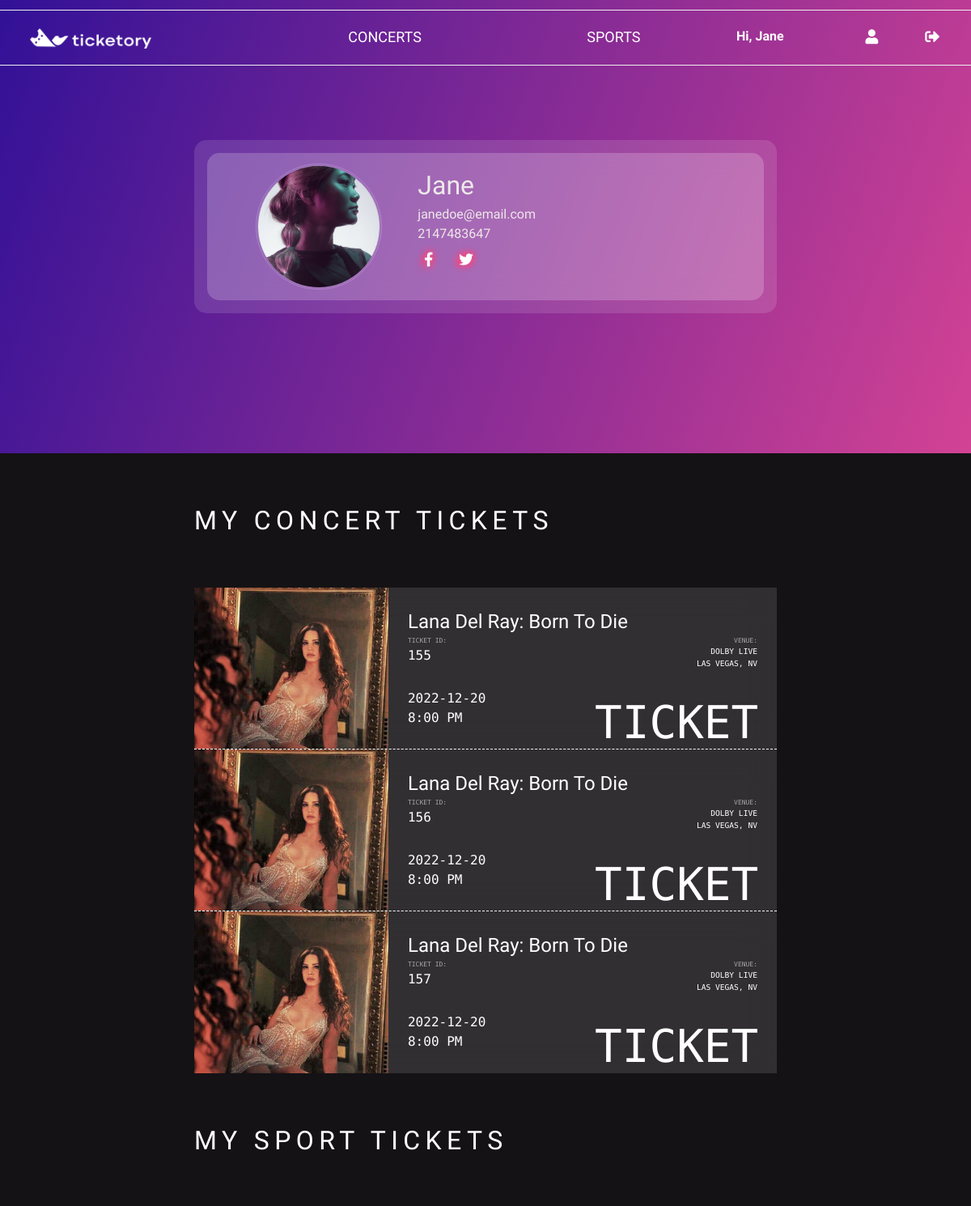
Before: /dashboard.php (signed in, upper part) with the older database file.
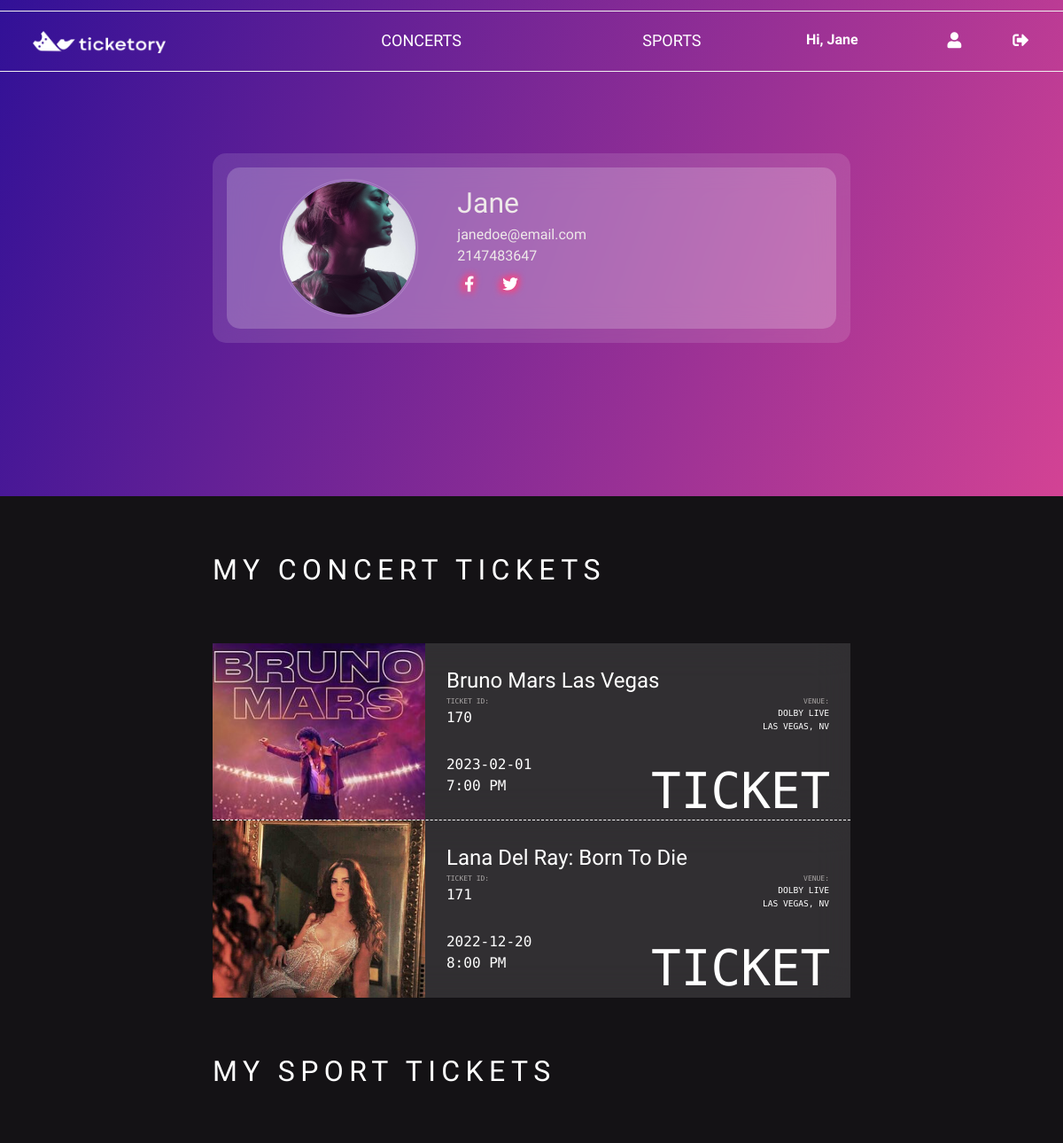
After: the same page with the newer database file.
### tables this page shows
CREATE TABLE `users` (
  `user_id` int(11) NOT NULL,
  `full_name` varchar(150) NOT NULL,
  `phone_number` varchar(10) NOT NULL,
  `email` varchar(150) NOT NULL,
  `password` varchar(150) NOT NULL
);

CREATE TABLE `tickets` (
  `ticket_id` int(11) NOT NULL,
  `ticket_holder_id` int(11) NOT NULL,
  `event_category` varchar(10) NOT NULL,
  `event_id` int(11) NOT NULL
);

CREATE TABLE `concerts` (
  `event_id` int(11) NOT NULL,
  `venue_id` int(11) NOT NULL,
  `artist_id` int(11) NOT NULL,
  `concert_name` varchar(150) NOT NULL,
  `date` date NOT NULL,
  `time` varchar(10) NOT NULL,
  `event_price` int(10) DEFAULT NULL,
  `event_capacity` int(11) DEFAULT NULL
);

CREATE TABLE `venues` (
  `venue_id` int(11) NOT NULL,
  `venue_name` varchar(150) NOT NULL,
  `location` varchar(250) NOT NULL,
  `venue_capacity` int(11) NOT NULL
);

### dashboard.php (the view, shortened to what this page needs)
<?php
    require("include/database_connect.php");
    $user_id = $_SESSION['user_id'];
    $sql1 = "SELECT * FROM users WHERE user_id = '$user_id'";
    $result1 = mysqli_query($conn, $sql1);
    $user = mysqli_fetch_assoc($result1);
    $user_profile = glob("img/user/".$user['user_id']."/*");
    $sql2 = "SELECT * FROM tickets t
            INNER JOIN concerts c
            ON t.event_id = c.event_id
            INNER JOIN venues v
            ON c.venue_id = v.venue_id
            WHERE t.ticket_holder_id = '$user_id' AND t.event_category='concerts'";
    $result2 = mysqli_query($conn, $sql2);
    $concert_tickets = mysqli_fetch_all($result2, MYSQLI_ASSOC);
?>
<!DOCTYPE html>
<html lang="en">
<head>
    <?php
        include "include/all_links.php";
    ?>
    <link href="css/dashboard.css" rel="stylesheet" type="text/css" >
</head>
<body>
    <?php
        include "include/header.php";
    ?>
    <div class="user-profile">
        <div class="row user-details">
            <div class="neo">
                <div class="col-4">
                    <div class="user-profile-pic"><img src="<?= $user_profile[0] ?>"></div>
                </div>
                <div class="col-8">
                    <div class="user-name"><?= $user['full_name'] ?></div>
                    <div class="user-email"><?= $user['email'] ?></div>
                    <div class="user-phone"><?= $user['phone_number'] ?></div>
                    <div class="social p-2"><a href="#"><i class="fab fa-facebook-f"></i></a><a href="#"><i class="fab fa-twitter"></i></a></div>
                </div>
            </div>
        </div>
    </div>
    <div class="concert-tickets container">
        <h1 class="container-title" >My Concert Tickets</h1>
        <?php
            if(count($concert_tickets) > 0)
            {
                foreach ($concert_tickets as $concert_ticket) {
                    $concert_images = glob("img/concerts/" .$concert_ticket['artist_id'] . "/*");
        ?>
                <div class="row ticket">
                    <div class="col-md-4 ticket-image">
                        <img src="<?= $concert_images[1] ?>" alt="">
                    </div>
                    <div class="col-md-8 ticket-details">
                        <div class="event-name"><?= $concert_ticket['concert_name'] ?></div>
                        <div class="row mb-4">
                            <div class="col-6">
                                <div class="ticket-id d-flex flex-column"><span class="ticket-tag">Ticket ID:</span><span><?= $concert_ticket['ticket_id'] ?></span></div>
                            </div>
                            <div class="col-6">
                                <div class="venue-details d-flex flex-column"><span class="ticket-tag">Venue:</span><span><?= $concert_ticket['venue_name'] ?></span><span><?= $concert_ticket['location'] ?></span></div>
                            </div>
                        </div>
                        <div class="row">
                            <div class="col-6">
                                <div class="event-date"><?= $concert_ticket['date'] ?></div>
                                <div class="event-time"><?= $concert_ticket['time'] ?></div>
                            </div>
                            <div class="col-6">
                                <div class="ticket-barcode">Ticket</div>
                            </div>
                        </div>
                    </div>
                </div>
        <?php
                }
            } else {
        ?>
        <div class="row no-ticket">
            <a class='butn butn__new' href="events.php?event_category=concerts">Go book some tickets.</a>
        </div>
        <?php
            }
        ?>
    </div>
    <div class="sport-tickets container">
        <h1 class="container-title" >My Sport Tickets</h1>
    </div>
</body>
</html>

### include/all_links.php
<link href="css/bootstrap.min.css" rel="stylesheet" />
<link href="https://use.fontawesome.com/releases/v5.11.2/css/all.css" rel="stylesheet" />
<link href="css/common.css" rel="stylesheet" />
<link href='https://unpkg.com/boxicons@2.1.4/css/boxicons.min.css' rel='stylesheet'>

### include/header.php
<div class="header row" >
    <div class="col-md-4">
        <a href="home.php" class="logo"><img src="img/ticketory.png" alt="ticketory" ></a>
    </div>
    <div class="col-md-4 col-lg-3">
        <a class="active" href="events.php?event_category=concerts" >Concerts</a>
    </div>
    <div class="col-md-4 col-lg-2">
        <a href="events.php?event_category=sports">Sports</a>
    </div>
    <?php
        if (!isset($_SESSION['user_id'])) {
    ?>
    <div class="col-md-4 col-lg-3 text-right">
        <a  class="" href="#" data-toggle="modal" data-target="#login-modal">
            <i class="fas fa-sign-in-alt"></i>
        </a>
    </div>
    <?php
        } else {
    ?>
    <div class="col-lg-3">
        <div class="row logged-in">
            <div class="col-sm-6">
                <p class="welcome-user">  Hi, <?= $_SESSION["full_name"] ?></p>
            </div>
            <div class="col-sm-3">
                <a  href="dashboard.php">
                    <i class="fas fa-user"></i>
                </a>
            </div>
            <div class="col-sm-3">
                <a  class="" href="logout.php">
                    <i class="fas fa-sign-out-alt"></i>
                </a>
            </div>
        </div>
    </div>
    <?php
        }
    ?>
</div>

### css/common.css (style rules this page uses)
* { box-sizing: border-box; margin: 0; padding: 0; text-decoration: none; }
body { overflow-x: hidden; margin: 0; background-color: #141215; color: white; }
.header { font-family: 'Lekton', sans-serif; margin: 12px 0 0 0; border-top: 1px solid #efefef; border-bottom: 1px solid #efefef; position: absolute; z-index: 1; background-color: transparent; padding: 20px 10px; width: 100vw; }
.header a { color: white; text-align: center; padding: 12px; text-decoration: none; text-transform: uppercase; font-size: 18px; line-height: 25px; border-radius: 4px; overflow-x: hidden; }
.header a.logo img { width: 150px; }
.header .welcome-user { color: #fff; font-weight: bold; }
.logged-in { height:26px; }
.welcome-user { font-weight: 700; }
a { color: inherit; text-decoration: none; transition: all 0.3s; }

### css/dashboard.css (style rules this page uses)
.user-profile { display: flex; align-items: center; justify-content: center; height: 70vh; width: 100vw; background: linear-gradient(109.8deg, rgb(62, 5, 116) -5.2%, rgb(41, 14, 151) -5.2%, rgb(216, 68, 148) 103.3%); }
.user-profile .row { width: 60vw; }
.user-profile-pic { width: 150px; height: 150px; border-radius: 50%; outline: 3px double #ffffff33; }
.user-profile-pic img { border-radius: 50%; background: rgba(0, 0, 0, 0.3); }
.user-details { border-radius: 15px; background-color: #ffffff20; color: rgb(238, 233, 233); backdrop-filter: blur(20px); padding: 1rem; }
.neo { width: 100%; margin: 0 auto; border-radius: 15px; background-color: #ffffff33; display: flex; flex-direction: row; justify-content: center; padding: 1rem 3rem; }
.user-name { font-size: 2rem; font-family: 'Cantata One', serif; }
.user-email, .user-phone { font-family: 'Nunito Sans', sans-serif; }
.social a { padding: 0.4rem 2rem 0 0; }
.social i { font-size: 1.1rem; color: #fff; text-shadow: 3px 3px 6px #ea4c89, -3px -3px 6px #ea4c89, -6px 3px 6px #ea4c89, 3px -3px 6px #ea4c89; }
.concert-tickets, .sport-tickets { margin-bottom: 4rem; margin-top: 4rem; }
.container-title { width: 60vw; margin: 0 auto 4rem; letter-spacing: 0.4rem; text-transform: uppercase; font-size: 2rem; font-family: 'Nunito Sans', sans-serif; }
.ticket { border-bottom: 1px dashed #fff; background-color: #ffffff20; backdrop-filter: blur(20px); height: 200px; width: 60vw; margin-bottom: 1rem; position: relative; margin: 0 auto; }
.concert-tickets .ticket:last-child, .sport-tickets .ticket:last-child { border-bottom: none; }
.ticket-image { height: 100%; padding: 0; }
.ticket-image img, .user-profile-pic img { height: 100%; width: 100%; object-fit: cover; }
.ticket-details { padding: 1.5rem; text-transform: uppercase; }
.event-name { font-size: 1.5rem; text-transform: capitalize; font-family: 'Judson', serif; }
.ticket-id { font-family: 'Martian Mono', monospace; }
.ticket-tag { color: rgb(169, 165, 165); font-size: 0.5rem; }
.event-date, .event-time { font-family: 'Roboto Mono', monospace; font-size: 1rem; }
.venue-details { text-align: right; font-size: 0.6rem; font-family: 'Martian Mono', monospace; }
.ticket-barcode { text-align: right; font-family: 'Libre Barcode 39', cursive; font-size: 3.5rem; }

Changed rows visible on the page:
removed tickets: event.concert_name "Lana Del Ray: Born To Die", ticket_id "155", venues.venue_name "DOLBY LIVE", venues.location "LAS VEGAS, NV", event.date "2022-12-20", event.time "8:00 PM"
removed tickets: event.concert_name "Lana Del Ray: Born To Die", ticket_id "156", venues.venue_name "DOLBY LIVE", venues.location "LAS VEGAS, NV", event.date "2022-12-20", event.time "8:00 PM"
removed tickets: event.concert_name "Lana Del Ray: Born To Die", ticket_id "157", venues.venue_name "DOLBY LIVE", venues.location "LAS VEGAS, NV", event.date "2022-12-20", event.time "8:00 PM"
added tickets: shows a picture, event.concert_name "Bruno Mars Las Vegas", ticket_id "170", venues.venue_name "DOLBY LIVE", venues.location "LAS VEGAS, NV", event.date "2023-02-01", event.time "7:00 PM"
added tickets: event.concert_name "Lana Del Ray: Born To Die", ticket_id "171", venues.venue_name "DOLBY LIVE", venues.location "LAS VEGAS, NV", event.date "2022-12-20", event.time "8:00 PM"
